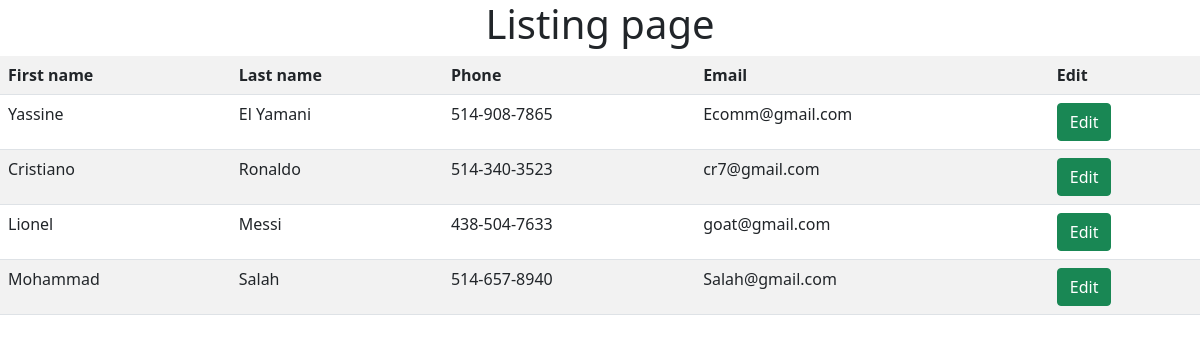
The page /views/index.php on the database its author committed.
### tables this page shows
CREATE TABLE `user` (
  `id` int(11) NOT NULL,
  `fname` varchar(30) NOT NULL,
  `lname` varchar(30) NOT NULL,
  `phone` varchar(30) NOT NULL,
  `email` varchar(30) NOT NULL
);

### core/dbconnectionmanager.php (called while the page is built, shortened)
<?php
class DBConnectionManager{
    private $dbConnection;
    function __construct(){
        $this->username = "root";
        $this->password = "";
        $this->server = "localhost";
        $this->dbname = "users_ass01";
        try{
            $this->dbConnection = new PDO("mysql:host=$this->server;dbname=$this->dbname", $this->username, $this->password);
        }catch(PDOException $e){
            print "Error!: " . $e->getMessage() . "<br/>";
        }
    }
    function getConnection(){
        return $this->dbConnection;
    }
}
?>

### models/user.php (called while the page is built, shortened)
<?php
    require(dirname(__DIR__)."/core/dbconnectionmanager.php");
class User{
    private $dbConnection;
    function __construct(...$attributes){
        $conManager = new DBConnectionManager();
        $this->dbConnection = $conManager->getConnection();
    }
    function getAll(){
        $query = "select * from user";
        $statement = $this->dbConnection->prepare($query);
        $statement->execute();
        return $result = $statement->fetchAll();
    }
}
?>

### views/index.php (the view, shortened to what this page needs)
<html>
    <body>
      <head>
      <link href="https://cdn.jsdelivr.net/npm/bootstrap@5.0.2/dist/css/bootstrap.min.css" rel="stylesheet">
      </head>
<?php
require(dirname(__DIR__)."/models/user.php");
$user = new User();
$users = $user->getAll();?>
<h1><center>Listing page</center></h1>
<table class="table table-striped">
        <th>First name</th>
        <th>Last name</th>
        <th>Phone</th>
        <th>Email</th>
        <th>Edit</th>
    <?php
    foreach($users as $item):?>
                <tr>
                <td><?=$item['fname']?></td>
                <td><?=$item['lname']?></td>
                <td><?=$item['phone']?></td>
                <td><?=$item['email']?></td>
                <td><a href="editPage.php?id=<?=$item['id']?>" class='btn btn-success'>Edit</a></td>
                </tr><?php
    endforeach;?>
    </body>
</html>

### rows shown on the page
user: fname "Yassine", lname "El Yamani", phone "514-908-7865", email "Ecomm@gmail.com"
user: fname "Cristiano", lname "Ronaldo", phone "514-340-3523", email "cr7@gmail.com"
user: fname "Lionel", lname "Messi", phone "438-504-7633", email "goat@gmail.com"
user: fname "Mohammad", lname "Salah", phone "514-657-8940", email "Salah@gmail.com"
